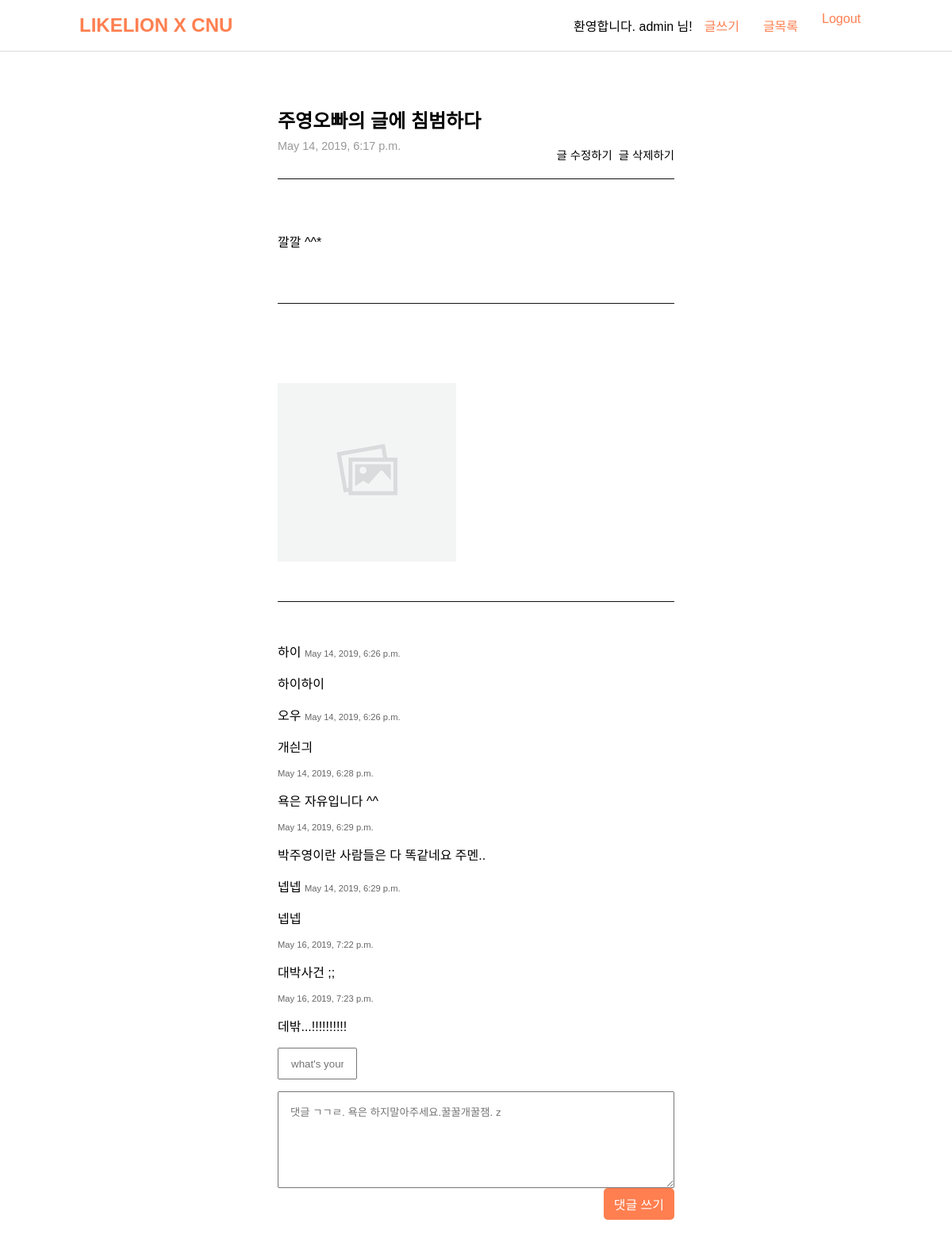
The app's page /read/21/ (signed in) with its own data.
### post/models.py (models this page shows, shortened)
class Post(models.Model):
    title = models.CharField(max_length=50)
    body = models.TextField()
    pub_date = models.DateTimeField("data published")
    image = models.ImageField(upload_to='images/', blank=True)

class Comment(models.Model):
    post = models.ForeignKey(Post, on_delete=models.CASCADE)
    username = models.CharField(max_length=50)
    body = models.TextField()
    pub_date = models.DateTimeField("data published")

### post/views.py (the view)
# urls.py: path('read/<int:post_id>/' , post.read,name="read"),
def read(request, post_id):
    post = get_object_or_404(Post, pk=post_id)
    return render(request, 'read.html', {'post' : post})

### post/templates/read.html (shortened to what this page needs)
dli{% extends 'base.html' %}
{% load staticfiles %}
{% block content %}
<div class="post-detail-container">
  <div class="post-read-header">
    <h2>{{ post.title }}</h2>
    <div>
      <span>{{ post.pub_date }}</span>
      <div class="post-read-action">
        <a href="{% url 'renew' post.id %}">글 수정하기</a>
        <button type="submit" form="post-delete">글 삭제하기</button>
      </div>
    </div>
  </div>
  <div class="post-read-body">
    <p>{{ post.body }}</p>
  </div>
  <div class="post-read-end">
    <span class="post-read-img">
      {% if post.image %}
      <img src="{{ post.image.url }}" alt="">
      {% else %}
      <img src="{% static 'no-image.png' %}" alt="">
      {% endif %}
    </span>
  </div>
  {% for comment in post.comment_set.all %}
    <div class="post-comment">
      <span>{{ comment.username }}</span>
      <span class="c-pub-date">{{ comment.pub_date }}</span>
      <p>{{ comment.body }}</p>
    </div>
  {% endfor %}
  <div class="post-comment-input">
    <form id="comment-form" action="{% url 'c_comment' post.id %}" method="post">
      <div class="c-input-container">
        <input type="text" name="comment_username" placeholder="what's your name?">
      </div>
      <textarea name="comment_body" id="comment-body" placeholder="댓글 ㄱㄱㄹ. 욕은 하지말아주세요.꿀꿀개꿀잼. z" rows="6"></textarea>
      <div class="c-input-container">
        <button class="comment-submit" form="comment-form" type="submit">댓글 쓰기</button>
      </div>
    </form>
  </div>
</div>
{% endblock %}

### longtimenosee/templates/base.html (shortened to what this page needs)
{% load staticfiles %}
<!DOCTYPE html>
<html lang="en">
<head>
    <link href="https://unpkg.com/material-components-web@latest/dist/material-components-web.min.css" rel="stylesheet">
    <link rel="stylesheet" href="{% static 'base.css' %}">
    <link rel="stylesheet" href="{% static 'new.css' %}">
    <link rel="stylesheet" href="{% static 'read.css' %}">
<body>
    <nav class="navigator">
        <div class="nav-content">
            <a class="nav-title" href="{% url 'home' %}">
                <h2>LIKELION X CNU</h2>
            </a>
            {% if user.is_authenticated %}
            <ul class="nav-ul">
                <li> 환영합니다. {{ user.username }} 님!<li>
                <li><a href="{% url 'new' %}">글쓰기</a></li>
                <li><a href="{% url 'home' %}">글목록</a></li>
                <li><a href="javascript:{document.getElementById('logout').submit()}">Logout</a>
                            </li>
            {% else %}
                <li><a href="{% url 'signup' %}">회원가입</a></li>
                <li><a href="{% url 'login' %}">로그인</a></li>
            {% endif %}
            </ul>
        </div>
    </nav>
    <div class="container">
        <div class="content">
            {% block content %}
            {% endblock %}
        </div>
    </div>
</body>
</html>

### longtimenosee/static/base.css (style rules this page uses)
* { font-family: 'Noto Sans KR', sans-serif; box-sizing: border-box; }
body, li, ul, nav, h1, h2, input, button { font-family: inherit; margin: 0; padding: 0; }
ul { list-style-type: none; }
a { text-decoration: none; color: #000; }
.navigator { background-color: white; position: fixed; top: 0; width: 100%; border-bottom: 1px solid rgb(221, 221, 221); }
.nav-content { display: flex; justify-content: space-between; align-items: center; margin: 15px 100px; }
.nav-title { text-decoration: none; color: coral; }
.nav-ul { display: flex; flex-direction: row; justify-content: flex-end; align-items: center; }
.nav-ul li a { display: block; text-decoration: none; color: coral; padding: 0 15px; }
.container { margin: 95px 100px; }

### post/static/read.css (style rules this page uses)
.post-detail-container { margin: 0 250px; }
.post-read-header { border-bottom: 1px solid #111; padding: 20px 0; }
.post-read-header div { display: flex; justify-content: space-between; color: #999; margin-top: 8px; font-size: 0.9rem; }
.post-read-action a { margin-left: 8px; }
.post-read-action button { border: none; background-color: white; text-decoration: none; font-size: inherit; cursor: pointer; margin-left: 8px; }
.post-read-body { padding: 50px 0; margin-bottom: 50px; border-bottom: 1px solid #111; }
.post-read-end { padding: 50px 0; margin-bottom: 50px; border-bottom: 1px solid #111; }
.post-read-img img { max-height: 800px; max-width: 800px; }
#comment-form textarea { padding: 15px; width: 100%; }
.c-input-container { margin-bottom: 15px; }
.c-input-container input { padding: 15px; width: 100px; height: 40px; }
.c-pub-date { text-align: center; color: #666; font-size: 0.7rem; }
.comment-submit { display: block; float: right; padding: 8px 13px; font-size: 1rem; background-color: coral; border: none; color: white; border-radius: 5px; }

### records on screen
Post: title "주영오빠의 글에 침범하다", pub_date "May 14, 2019, 6:17 p.m.", body "깔깔 ^^*"
Comment: username "하이", pub_date "May 14, 2019, 6:26 p.m.", body "하이하이"
Comment: username "오우", pub_date "May 14, 2019, 6:26 p.m.", body "개싄긔"
Comment: pub_date "May 14, 2019, 6:28 p.m.", body "욕은 자유입니다 ^^"
Comment: pub_date "May 14, 2019, 6:29 p.m.", body "박주영이란 사람들은 다 똑같네요 주멘.."
Comment: username "넵넵", pub_date "May 14, 2019, 6:29 p.m.", body "넵넵"
Comment: pub_date "May 16, 2019, 7:22 p.m.", body "대박사건 ;;"
Comment: pub_date "May 16, 2019, 7:23 p.m.", body "데밖...!!!!!!!!!!"

### other values on screen
{{ user.username }} "admin"
